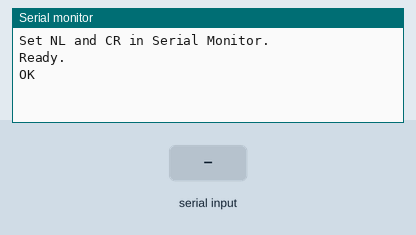
This sketch was run on a simulated Arduino Uno, built with avr-gcc and run on an emulated ATmega328P. Parts: the last lines printed to the serial monitor. The inputs (shaded band) are chosen by the test bench. The modem accepts every AT command (registered, SIM ready, sends succeed) and sends nothing else.

Above: at 2.2 s.
2.3 s: "1" received over the second serial link
At 3.5 s:
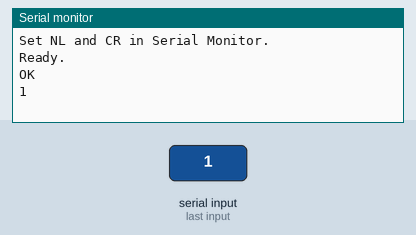
3.8 s: "0" received over the second serial link
At 4.6 s:
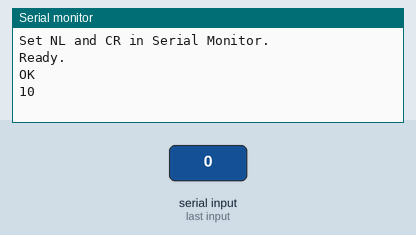

The sketch:

esp8266-coms.ino
```cpp
//
// COMUNICATE WITH ESP8266 DEVICE - Simple Serial Passthru
//
// Use serial monitor to communicate with Arduino; Arduino passes Tx/Rx to ESP8266
//
// Pins: 2 - Arduino Rx to ESP8266 Tx
//       3 - Arduino Tx to ESP8266 Rx via voltage divider
//       Arduino Gnd to ESP8266 Gnd
//       Arduino 3.3V to ESP8266 Vcc
//       Pull CH_PD on ESP8266 HIGH to 3.3v with Pullup Resistor
//

#include <SoftwareSerial.h>

SoftwareSerial ESP8266Serial(2,3);   // 2:Rx, 3:Tx

void setup()
{
  Serial.begin(9600);

  ESP8266Serial.begin(115200);
  ESP8266Serial.println("AT+IPR=9600");
  delay(1000);
  ESP8266Serial.end();
  ESP8266Serial.begin(9600);

  Serial.println("Set NL and CR in Serial Monitor.");
  Serial.println("Ready.");
  Serial.println("");

}


void loop()
{
  if (ESP8266Serial.available()) {
    Serial.write(ESP8266Serial.read());
  }
  while (Serial.available()) {
    ESP8266Serial.write(Serial.read());
  }
}
```

Measured:
- after the input at 2.3 s, the serial monitor: prints a new line at once (image 1)
- after the input at 3.8 s, the serial monitor: prints a new line at once (image 2)
